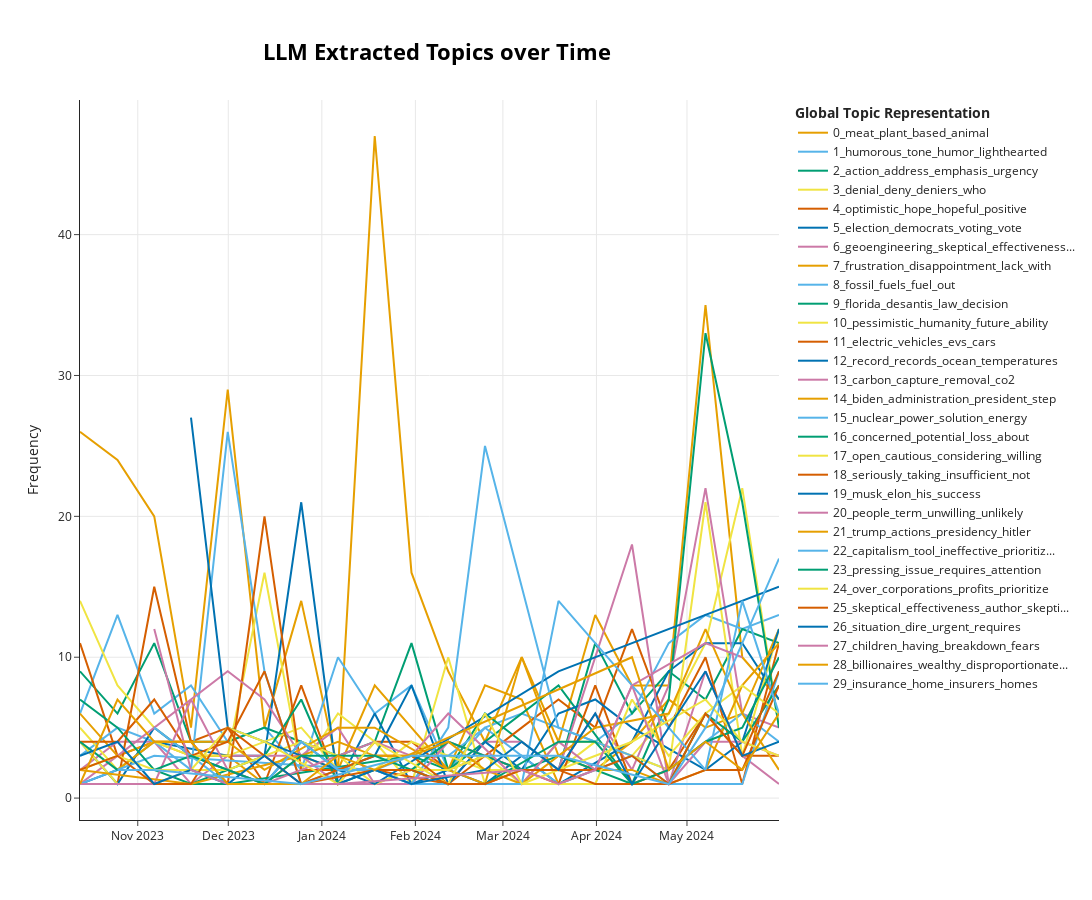

The notebook cell this image was saved under:
### Code cell
llm_over_time_fig = topic_model.visualize_topics_over_time(
    topics_over_time,
    top_n_topics=30,
    width=1200,
    height=900,
    title='<b>LLM Extracted Topics over Time</b>'
)
llm_over_time_fig.write_html("figures/llm-timestamp-fig.html")
llm_over_time_fig
